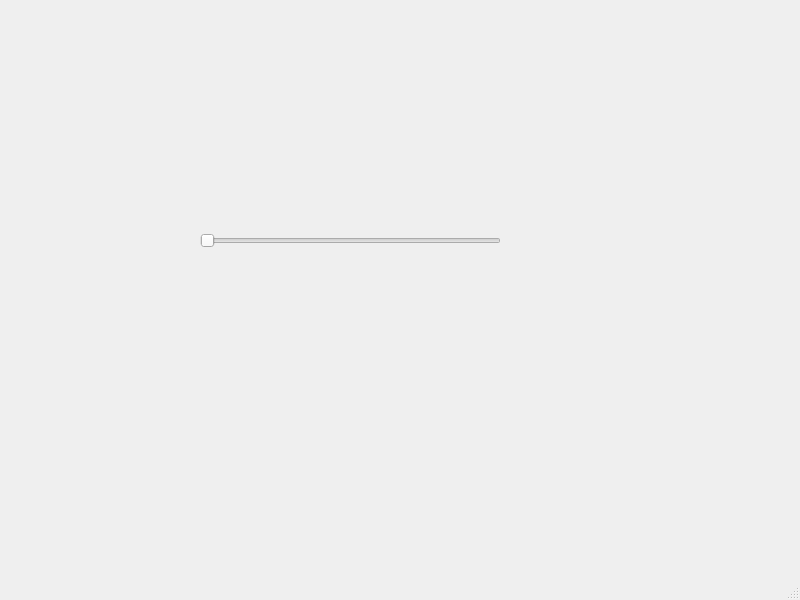
<?xml version="1.0" encoding="UTF-8"?>
<ui version="4.0">
 <class>MainWindow</class>
 <widget class="QMainWindow" name="MainWindow">
  <property name="geometry">
   <rect>
    <x>0</x>
    <y>0</y>
    <width>800</width>
    <height>600</height>
   </rect>
  </property>
  <property name="windowTitle">
   <string>MainWindow</string>
  </property>
  <widget class="QWidget" name="centralwidget">
   <widget class="QSlider" name="horizontalSlider">
    <property name="geometry">
     <rect>
      <x>200</x>
      <y>230</y>
      <width>301</width>
      <height>22</height>
     </rect>
    </property>
    <property name="orientation">
     <enum>Qt::Horizontal</enum>
    </property>
   </widget>
  </widget>
  <widget class="QMenuBar" name="menubar">
   <property name="geometry">
    <rect>
     <x>0</x>
     <y>0</y>
     <width>800</width>
     <height>21</height>
    </rect>
   </property>
  </widget>
  <widget class="QStatusBar" name="statusbar"/>
 </widget>
 <resources/>
 <connections/>
</ui>
